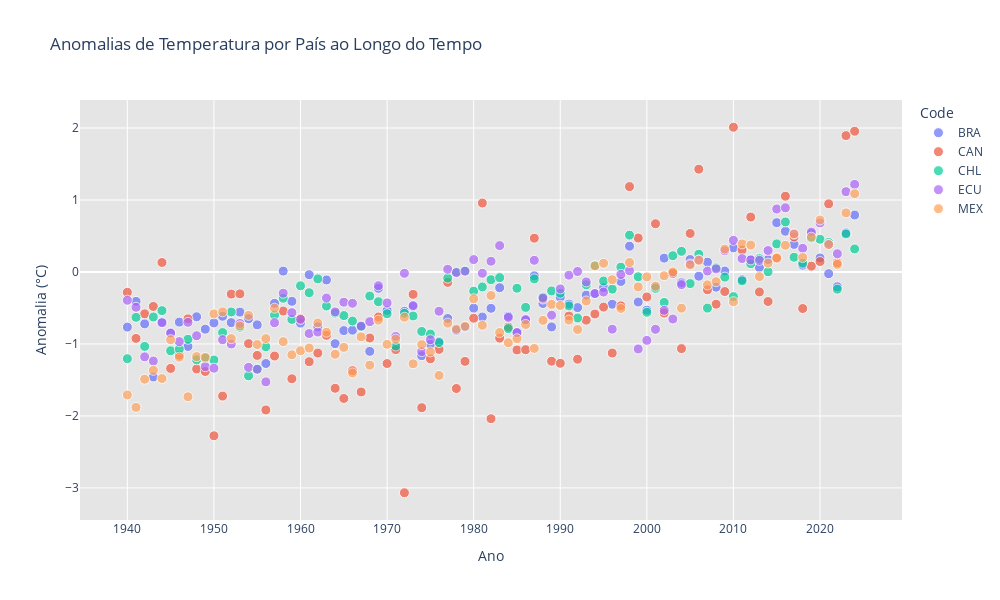

Notebook source saved alongside this figure:
### Code cell
import plotly.express as px

fig = px.scatter(
    df2,
    x="Year",
    y="Temperature anomaly",
    color="Code",               # Cores por país
    hover_name="Code",          # Mostra o nome do país ao passar o mouse
    title="Anomalias de Temperatura por País ao Longo do Tempo",
    labels={"Temperature anomaly": "Anomalia (°C)", "Year": "Ano"},
    width=1000,
    height=600,
    #template="plotly_dark",     # Estilo escuro (opcional)
)

# Personalizar tooltip (informações ao passar o mouse)
fig.update_traces(
    hovertemplate="<b>%{hovertext}</b><br>Ano: %{x}<br>Anomalia: %{y}°C",
    marker=dict(size=10, opacity=0.7, line=dict(width=1, color="white"))
)

# Adicionar controles de zoom e seleção
fig.update_layout(
    hovermode="closest",        # Melhor interação ao passar o mouse
    xaxis=dict(tickmode="linear", dtick=10),  # Marcadores a cada 10 anos
    plot_bgcolor="rgba(0,0,0,0.1)",  # Fundo transparente
)

fig.show()

### Figure 1 — Plotly figure (JSON) as saved in the notebook; plotly's stock layout.template omitted (floating-point values rounded to 4 significant figures)
{"data": [{"hovertemplate": "<b>%{hovertext}</b><br>Ano: %{x}<br>Anomalia: %{y}°C", "hovertext": ["BRA", "BRA", "BRA", "BRA", "BRA", "BRA", "BRA", "BRA", "BRA", "BRA", "BRA", "BRA", "BRA", "BRA", "BRA", "BRA", "BRA", "BRA", "BRA", "BRA", "BRA", "BRA", "BRA", "BRA", "BRA", "BRA", "BRA", "BRA", "BRA", "BRA", "BRA", "BRA", "BRA", "BRA", "BRA", "BRA", "BRA", "BRA", "BRA", "BRA", "BRA", "BRA", "BRA", "BRA", "BRA", "BRA", "BRA", "BRA", "BRA", "BRA", "BRA", "BRA", "BRA", "BRA", "BRA", "BRA", "BRA", "BRA", "BRA", "BRA", "BRA", "BRA", "BRA", "BRA", "BRA", "BRA", "BRA", "BRA", "BRA", "BRA", "BRA", "BRA", "BRA", "BRA", "BRA", "BRA", "BRA", "BRA", "BRA", "BRA", "BRA", "BRA", "BRA", "BRA", "BRA"], "legendgroup": "BRA", "marker": {"color": "#636efa", "line": {"color": "white", "width": 1}, "opacity": 0.7, "size": 10, "symbol": "circle"}, "mode": "markers", "name": "BRA", "orientation": "v", "showlegend": true, "type": "scatter", "x": [1940, 1941, 1942, 1943, 1944, 1945, 1946, 1947, 1948, 1949, 1950, 1951, 1952, 1953, 1954, 1955, 1956, 1957, 1958, 1959, 1960, 1961, 1962, 1963, 1964, 1965, 1966, 1967, 1968, 1969, 1970, 1971, 1972, 1973, 1974, 1975, 1976, 1977, 1978, 1979, 1980, 1981, 1982, 1983, 1984, 1985, 1986, 1987, 1988, 1989, 1990, 1991, 1992, 1993, 1994, 1995, 1996, 1997, 1998, 1999, 2000, 2001, 2002, 2003, 2004, 2005, 2006, 2007, 2008, 2009, 2010, 2011, 2012, 2013, 2014, 2015, 2016, 2017, 2018, 2019, 2020, 2021, 2022, 2023, 2024], "xaxis": "x", "y": [-0.766, -0.4084, -0.7207, -1.459, -0.6962, -0.8519, -0.6966, -1.035, -0.6226, -0.7949, -0.7074, -0.615, -0.7038, -0.5574, -0.6484, -0.7345, -1.272, -0.4362, 0.01212, -0.4077, -0.7103, -0.03742, -0.7621, -0.111, -0.9955, -0.8144, -0.8085, -0.7536, -1.103, -0.2268, -0.5348, -1.046, -0.5463, -0.4791, -1.163, -1.007, -0.9676, -0.6464, -0.8104, -0.7647, -0.5026, -0.6261, -0.5047, -0.2186, -0.6137, -0.8443, -0.6616, -0.05344, -0.438, -0.7634, -0.3507, -0.4455, -0.4947, -0.3216, -0.3024, -0.2178, -0.448, -0.1321, 0.3581, -0.4175, -0.5304, -0.2099, 0.1922, -0.0236, -0.1499, 0.1728, -0.05852, 0.1367, -0.2115, 0.01261, 0.335, -0.1058, 0.1724, 0.06191, 0.1734, 0.6852, 0.5657, 0.3829, 0.09411, 0.5312, 0.1949, -0.02362, -0.2047, 0.5437, 0.7912], "yaxis": "y"}, {"hovertemplate": "<b>%{hovertext}</b><br>Ano: %{x}<br>Anomalia: %{y}°C", "hovertext": ["CAN", "CAN", "CAN", "CAN", "CAN", "CAN", "CAN", "CAN", "CAN", "CAN", "CAN", "CAN", "CAN", "CAN", "CAN", "CAN", "CAN", "CAN", "CAN", "CAN", "CAN", "CAN", "CAN", "CAN", "CAN", "CAN", "CAN", "CAN", "CAN", "CAN", "CAN", "CAN", "CAN", "CAN", "CAN", "CAN", "CAN", "CAN", "CAN", "CAN", "CAN", "CAN", "CAN", "CAN", "CAN", "CAN", "CAN", "CAN", "CAN", "CAN", "CAN", "CAN", "CAN", "CAN", "CAN", "CAN", "CAN", "CAN", "CAN", "CAN", "CAN", "CAN", "CAN", "CAN", "CAN", "CAN", "CAN", "CAN", "CAN", "CAN", "CAN", "CAN", "CAN", "CAN", "CAN", "CAN", "CAN", "CAN", "CAN", "CAN", "CAN", "CAN", "CAN", "CAN", "CAN"], "legendgroup": "CAN", "marker": {"color": "#EF553B", "line": {"color": "white", "width": 1}, "opacity": 0.7, "size": 10, "symbol": "circle"}, "mode": "markers", "name": "CAN", "orientation": "v", "showlegend": true, "type": "scatter", "x": [1940, 1941, 1942, 1943, 1944, 1945, 1946, 1947, 1948, 1949, 1950, 1951, 1952, 1953, 1954, 1955, 1956, 1957, 1958, 1959, 1960, 1961, 1962, 1963, 1964, 1965, 1966, 1967, 1968, 1969, 1970, 1971, 1972, 1973, 1974, 1975, 1976, 1977, 1978, 1979, 1980, 1981, 1982, 1983, 1984, 1985, 1986, 1987, 1988, 1989, 1990, 1991, 1992, 1993, 1994, 1995, 1996, 1997, 1998, 1999, 2000, 2001, 2002, 2003, 2004, 2005, 2006, 2007, 2008, 2009, 2010, 2011, 2012, 2013, 2014, 2015, 2016, 2017, 2018, 2019, 2020, 2021, 2022, 2023, 2024], "xaxis": "x", "y": [-0.2827, -0.9229, -0.5819, -0.4788, 0.1322, -1.34, -1.156, -0.6512, -1.347, -1.382, -2.276, -1.724, -0.3072, -0.3039, -0.9954, -1.159, -1.917, -1.168, -0.5431, -1.484, -0.6485, -1.247, -1.127, -0.8799, -1.616, -1.757, -1.371, -1.667, -0.9171, -0.6257, -1.272, -1.078, -3.067, -0.3106, -1.886, -1.206, -1.075, -0.1443, -1.619, -1.242, -0.6425, 0.9578, -2.038, -0.9191, -0.7638, -1.084, -1.079, 0.4692, -0.3758, -1.24, -1.269, -0.6117, -1.212, -0.6695, -0.584, -0.4881, -1.126, -0.4707, 1.186, 0.4718, -0.3469, 0.6702, -0.5712, -0.01788, -1.065, 0.5352, 1.428, -0.2472, -0.4477, -0.2717, 2.011, 0.3061, 0.7628, -0.277, -0.4102, 0.1893, 1.052, 0.4862, -0.5078, 0.08088, 0.1449, 0.9466, 0.1267, 1.894, 1.955], "yaxis": "y"}, {"hovertemplate": "<b>%{hovertext}</b><br>Ano: %{x}<br>Anomalia: %{y}°C", "hovertext": ["CHL", "CHL", "CHL", "CHL", "CHL", "CHL", "CHL", "CHL", "CHL", "CHL", "CHL", "CHL", "CHL", "CHL", "CHL", "CHL", "CHL", "CHL", "CHL", "CHL", "CHL", "CHL", "CHL", "CHL", "CHL", "CHL", "CHL", "CHL", "CHL", "CHL", "CHL", "CHL", "CHL", "CHL", "CHL", "CHL", "CHL", "CHL", "CHL", "CHL", "CHL", "CHL", "CHL", "CHL", "CHL", "CHL", "CHL", "CHL", "CHL", "CHL", "CHL", "CHL", "CHL", "CHL", "CHL", "CHL", "CHL", "CHL", "CHL", "CHL", "CHL", "CHL", "CHL", "CHL", "CHL", "CHL", "CHL", "CHL", "CHL", "CHL", "CHL", "CHL", "CHL", "CHL", "CHL", "CHL", "CHL", "CHL", "CHL", "CHL", "CHL", "CHL", "CHL", "CHL", "CHL"], "legendgroup": "CHL", "marker": {"color": "#00cc96", "line": {"color": "white", "width": 1}, "opacity": 0.7, "size": 10, "symbol": "circle"}, "mode": "markers", "name": "CHL", "orientation": "v", "showlegend": true, "type": "scatter", "x": [1940, 1941, 1942, 1943, 1944, 1945, 1946, 1947, 1948, 1949, 1950, 1951, 1952, 1953, 1954, 1955, 1956, 1957, 1958, 1959, 1960, 1961, 1962, 1963, 1964, 1965, 1966, 1967, 1968, 1969, 1970, 1971, 1972, 1973, 1974, 1975, 1976, 1977, 1978, 1979, 1980, 1981, 1982, 1983, 1984, 1985, 1986, 1987, 1988, 1989, 1990, 1991, 1992, 1993, 1994, 1995, 1996, 1997, 1998, 1999, 2000, 2001, 2002, 2003, 2004, 2005, 2006, 2007, 2008, 2009, 2010, 2011, 2012, 2013, 2014, 2015, 2016, 2017, 2018, 2019, 2020, 2021, 2022, 2023, 2024], "xaxis": "x", "y": [-1.205, -0.63, -1.034, -0.6255, -0.5369, -1.095, -1.073, -0.9345, -1.22, -1.197, -1.223, -0.842, -0.556, -0.7681, -1.443, -1.347, -1.039, -0.5974, -0.3648, -0.6591, -0.1921, -0.2882, -0.09571, -0.473, -0.5722, -0.6055, -0.6821, -0.7601, -0.3347, -0.4131, -0.5804, -1.029, -0.5745, -0.6114, -0.8259, -0.8622, -0.98, -0.08481, -0.0008881, 0.01725, -0.2665, -0.2078, -0.1074, -0.07842, -0.7866, -0.2256, -0.4919, -0.09563, -0.3485, -0.2628, -0.2947, -0.4718, -0.6398, -0.1773, 0.08985, -0.1256, -0.238, 0.06703, 0.5118, -0.06659, -0.5601, -0.2276, -0.4228, 0.2262, 0.2869, -0.1613, 0.2472, -0.5021, 0.05874, -0.07173, -0.3426, -0.1231, 0.1159, 0.1851, 0.002333, 0.3905, 0.6947, 0.2049, 0.1217, 0.4729, 0.4548, 0.4092, -0.2388, 0.5282, 0.3197], "yaxis": "y"}, {"hovertemplate": "<b>%{hovertext}</b><br>Ano: %{x}<br>Anomalia: %{y}°C", "hovertext": ["ECU", "ECU", "ECU", "ECU", "ECU", "ECU", "ECU", "ECU", "ECU", "ECU", "ECU", "ECU", "ECU", "ECU", "ECU", "ECU", "ECU", "ECU", "ECU", "ECU", "ECU", "ECU", "ECU", "ECU", "ECU", "ECU", "ECU", "ECU", "ECU", "ECU", "ECU", "ECU", "ECU", "ECU", "ECU", "ECU", "ECU", "ECU", "ECU", "ECU", "ECU", "ECU", "ECU", "ECU", "ECU", "ECU", "ECU", "ECU", "ECU", "ECU", "ECU", "ECU", "ECU", "ECU", "ECU", "ECU", "ECU", "ECU", "ECU", "ECU", "ECU", "ECU", "ECU", "ECU", "ECU", "ECU", "ECU", "ECU", "ECU", "ECU", "ECU", "ECU", "ECU", "ECU", "ECU", "ECU", "ECU", "ECU", "ECU", "ECU", "ECU", "ECU", "ECU", "ECU", "ECU"], "legendgroup": "ECU", "marker": {"color": "#ab63fa", "line": {"color": "white", "width": 1}, "opacity": 0.7, "size": 10, "symbol": "circle"}, "mode": "markers", "name": "ECU", "orientation": "v", "showlegend": true, "type": "scatter", "x": [1940, 1941, 1942, 1943, 1944, 1945, 1946, 1947, 1948, 1949, 1950, 1951, 1952, 1953, 1954, 1955, 1956, 1957, 1958, 1959, 1960, 1961, 1962, 1963, 1964, 1965, 1966, 1967, 1968, 1969, 1970, 1971, 1972, 1973, 1974, 1975, 1976, 1977, 1978, 1979, 1980, 1981, 1982, 1983, 1984, 1985, 1986, 1987, 1988, 1989, 1990, 1991, 1992, 1993, 1994, 1995, 1996, 1997, 1998, 1999, 2000, 2001, 2002, 2003, 2004, 2005, 2006, 2007, 2008, 2009, 2010, 2011, 2012, 2013, 2014, 2015, 2016, 2017, 2018, 2019, 2020, 2021, 2022, 2023, 2024], "xaxis": "x", "y": [-0.3925, -0.4902, -1.179, -1.237, -0.7059, -0.8472, -0.9676, -0.6997, -0.8858, -1.315, -1.337, -0.9413, -1.001, -0.7153, -1.325, -1.352, -1.527, -0.7052, -0.2949, -0.5652, -0.6591, -0.855, -0.835, -0.362, -0.5544, -0.4197, -0.4351, -0.7511, -0.69, -0.1911, -0.4295, -0.896, -0.01846, -0.4659, -1.106, -0.9411, -0.5455, 0.03678, -0.008417, 0.01007, 0.172, -0.01838, 0.1492, 0.3662, -0.6312, -0.8404, -0.6642, 0.1618, -0.3627, -0.6003, -0.2353, -0.04435, 0.007053, -0.1382, -0.2989, -0.2793, -0.7945, -0.03382, 0.01863, -1.069, -0.95, -0.7966, -0.5329, -0.6542, -0.1758, 0.1097, 0.1685, 0.01268, 0.04272, 0.294, 0.4391, 0.1864, 0.1666, 0.1609, 0.298, 0.8747, 0.8913, 0.5333, 0.3284, 0.5538, 0.682, 0.3835, 0.2532, 1.116, 1.217], "yaxis": "y"}, {"hovertemplate": "<b>%{hovertext}</b><br>Ano: %{x}<br>Anomalia: %{y}°C", "hovertext": ["MEX", "MEX", "MEX", "MEX", "MEX", "MEX", "MEX", "MEX", "MEX", "MEX", "MEX", "MEX", "MEX", "MEX", "MEX", "MEX", "MEX", "MEX", "MEX", "MEX", "MEX", "MEX", "MEX", "MEX", "MEX", "MEX", "MEX", "MEX", "MEX", "MEX", "MEX", "MEX", "MEX", "MEX", "MEX", "MEX", "MEX", "MEX", "MEX", "MEX", "MEX", "MEX", "MEX", "MEX", "MEX", "MEX", "MEX", "MEX", "MEX", "MEX", "MEX", "MEX", "MEX", "MEX", "MEX", "MEX", "MEX", "MEX", "MEX", "MEX", "MEX", "MEX", "MEX", "MEX", "MEX", "MEX", "MEX", "MEX", "MEX", "MEX", "MEX", "MEX", "MEX", "MEX", "MEX", "MEX", "MEX", "MEX", "MEX", "MEX", "MEX", "MEX", "MEX", "MEX", "MEX"], "legendgroup": "MEX", "marker": {"color": "#FFA15A", "line": {"color": "white", "width": 1}, "opacity": 0.7, "size": 10, "symbol": "circle"}, "mode": "markers", "name": "MEX", "orientation": "v", "showlegend": true, "type": "scatter", "x": [1940, 1941, 1942, 1943, 1944, 1945, 1946, 1947, 1948, 1949, 1950, 1951, 1952, 1953, 1954, 1955, 1956, 1957, 1958, 1959, 1960, 1961, 1962, 1963, 1964, 1965, 1966, 1967, 1968, 1969, 1970, 1971, 1972, 1973, 1974, 1975, 1976, 1977, 1978, 1979, 1980, 1981, 1982, 1983, 1984, 1985, 1986, 1987, 1988, 1989, 1990, 1991, 1992, 1993, 1994, 1995, 1996, 1997, 1998, 1999, 2000, 2001, 2002, 2003, 2004, 2005, 2006, 2007, 2008, 2009, 2010, 2011, 2012, 2013, 2014, 2015, 2016, 2017, 2018, 2019, 2020, 2021, 2022, 2023, 2024], "xaxis": "x", "y": [-1.708, -1.881, -1.49, -1.366, -1.48, -0.9406, -1.183, -1.734, -1.176, -1.185, -0.582, -0.5539, -0.9257, -0.749, -0.603, -1.008, -0.9257, -0.5033, -0.9682, -1.151, -1.094, -1.057, -0.7081, -0.8368, -1.143, -1.047, -1.402, -0.9015, -1.294, -0.6691, -1.005, -0.9331, -0.6283, -1.276, -1.009, -1.111, -1.437, -0.7108, -0.7934, -0.7542, -0.3728, -0.7404, -0.3267, -0.8409, -0.9823, -0.9267, -0.7291, -1.062, -0.6721, -0.4497, -0.4647, -0.6685, -0.7988, -0.4028, 0.08356, 0.1208, -0.107, -0.5072, 0.1315, -0.2071, -0.06812, -0.198, -0.05206, 0.001606, -0.5026, 0.09852, 0.1616, -0.1794, -0.1346, 0.3176, -0.4134, 0.39, 0.3743, -0.06393, 0.1229, 0.1956, 0.3705, 0.5263, 0.2021, 0.484, 0.7227, 0.3808, 0.1055, 0.8208, 1.088], "yaxis": "y"}], "layout": {"height": 600, "hovermode": "closest", "legend": {"title": {"text": "Code"}, "tracegroupgap": 0}, "plot_bgcolor": "rgba(0,0,0,0.1)", "title": {"text": "Anomalias de Temperatura por País ao Longo do Tempo"}, "width": 1000, "xaxis": {"anchor": "y", "domain": [0, 1], "dtick": 10, "tickmode": "linear", "title": {"text": "Ano"}}, "yaxis": {"anchor": "x", "domain": [0, 1], "title": {"text": "Anomalia (°C)"}}}}
